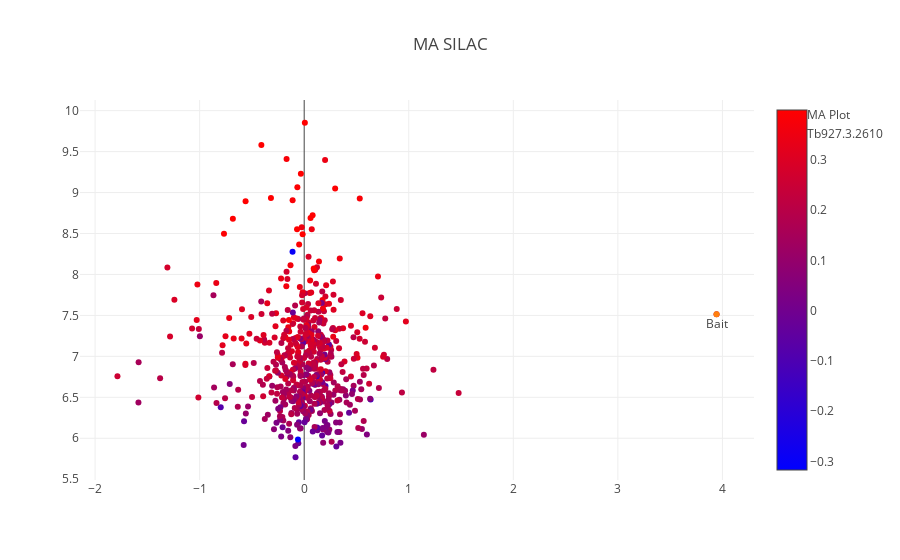

Notebook source saved alongside this figure:
### Code cell
#interactive plot
trace_1 = go.Scatter(
    x=selection.logratio_mean,
    y=selection.logInt,
    mode='markers',
    name='MA Plot',
    text = [a + ' ' +b + ' '+str(round(c,1)) for a,b,c in zip(selection.index.values, selection.Gene_desc, selection.logScore )],
    hoverinfo = 'text',
    marker=dict(
        #size=16,
        color = np.log10(selection.logScore), #set color equal to a variable
        colorscale='Bluered',
        showscale=True
    )
)

annot_1 = go.Scatter(
    x=[selection.logratio_mean.loc['Tb927.3.2610']],
    y=[selection.logInt.loc['Tb927.3.2610']],
    mode='markers+text',
    name='Tb927.3.2610',
    text=['Bait'],
    textposition='bottom center'
)



layout = dict(title='MA SILAC')


fig = go.Figure(data=[trace_1, annot_1], 
                layout=layout)
iplot(fig, filename='test')

### Figure 1 — Plotly figure (JSON) as saved in the notebook; plotly's stock layout.template omitted (floating-point values rounded to 4 significant figures; data arrays with more than 128 entries replaced by an {"elided": "..."} marker saying what was removed)
{"data": [{"hoverinfo": "text", "marker": {"color": {"elided": "562 float values"}, "colorscale": "Bluered", "showscale": true}, "mode": "markers", "name": "MA Plot", "text": {"elided": "562 str values"}, "type": "scatter", "uid": "a10d072e-c31d-11e8-83c2-005056c00008", "x": {"elided": "562 float values"}, "y": {"elided": "562 float values"}}, {"mode": "markers+text", "name": "Tb927.3.2610", "text": ["Bait"], "textposition": "bottom center", "type": "scatter", "uid": "a10d072f-c31d-11e8-b121-005056c00008", "x": [3.944], "y": [7.514]}], "layout": {"title": "MA SILAC"}}
